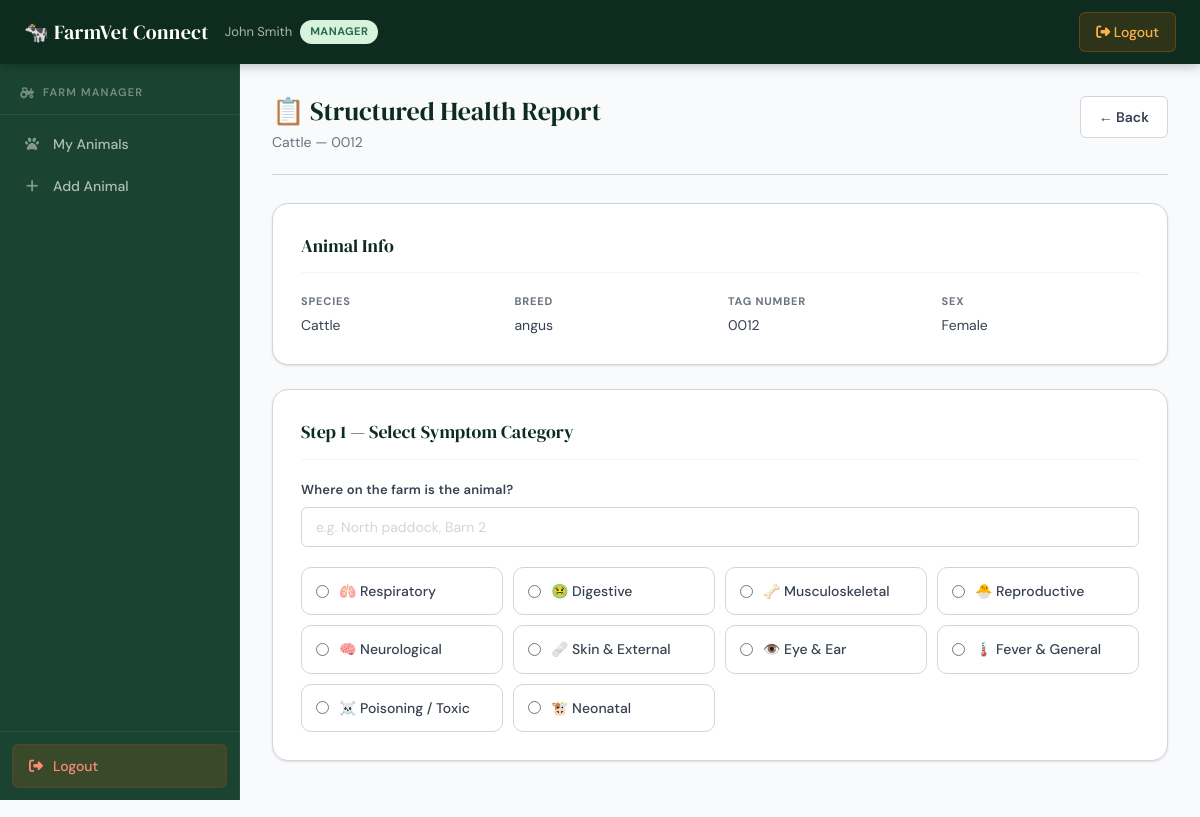
/manager/report/structured/1 (signed in), run on the app's committed database.
### tables this page shows
CREATE TABLE users (
            id            INTEGER PRIMARY KEY AUTOINCREMENT,
            name          TEXT NOT NULL,
            email         TEXT NOT NULL UNIQUE,
            password_hash TEXT NOT NULL,
            role          TEXT NOT NULL CHECK(role IN ('admin','vet','manager')),
            farm_id       INTEGER REFERENCES farms(id),
            is_enabled    INTEGER DEFAULT 1,
            created_at    DATETIME DEFAULT CURRENT_TIMESTAMP
        );

CREATE TABLE animals (
            id          INTEGER PRIMARY KEY AUTOINCREMENT,
            farm_id     INTEGER NOT NULL REFERENCES farms(id),
            name        TEXT,
            tag_number  TEXT,
            species     TEXT NOT NULL,
            breed       TEXT,
            dob         DATE,
            sex         TEXT CHECK(sex IN ('Male','Female','Unknown')),
            weight_kg   REAL,
            notes       TEXT,
            created_at  DATETIME DEFAULT CURRENT_TIMESTAMP
        );

### routes/manager.py (the view, shortened to what this page needs)
@manager_bp.route('/report/structured/<int:animal_id>', methods=['GET', 'POST'])
@login_required
def report_structured(animal_id):
    if current_user.role != 'manager':
        flash('Access denied.', 'error')
        return redirect(url_for('auth.index'))
    db = get_db()
    animal = db.execute(
        "SELECT * FROM animals WHERE id = ? AND farm_id = ?",
        (animal_id, current_user.farm_id)
    ).fetchone()
    if not animal:
        flash('Animal not found.', 'error')
        return redirect(url_for('manager.home'))
    selected_category = request.form.get('symptom_category') or request.args.get('category')
    questions = get_questions(selected_category) if selected_category else []
    db.close()
    return render_template('manager/report_structured.html',
                           animal=animal, categories=CATEGORIES,
                           selected_category=selected_category,
                           questions=questions)

### app.py (called while the page is built)
def create_app():
    app = Flask(__name__)
    app.config.from_object(Config)
    init_db()
    login_manager = LoginManager()
    login_manager.init_app(app)
    login_manager.login_view = 'auth.login_admin'
    login_manager.login_message = 'Please log in to access this page.'
    @login_manager.user_loader
    def load_user(user_id):
        return get_user_by_id(int(user_id))
    app.register_blueprint(auth_bp)
    app.register_blueprint(admin_bp, url_prefix='/admin')
    app.register_blueprint(manager_bp, url_prefix='/manager')
    app.register_blueprint(vet_bp, url_prefix='/vet')
    return app

### database.py (called while the page is built)
def get_db():
    db_path = current_app.config['DATABASE']
    conn = sqlite3.connect(db_path)
    conn.row_factory = sqlite3.Row   # lets us access columns by name
    conn.execute("PRAGMA foreign_keys = ON")
    return conn

def get_user_by_id(user_id):
    with sqlite3.connect(current_app.config['DATABASE']) as conn:
        conn.row_factory = sqlite3.Row
        row = conn.execute(
            "SELECT id, name, email, role, farm_id FROM users WHERE id = ?",
            (user_id,)
        ).fetchone()
        if row:
            return User(row['id'], row['name'], row['email'],
                        row['role'], row['farm_id'])
    return None

### templates/manager/report_structured.html (shortened to what this page needs)
{% extends 'base.html' %}
{% block content %}
<div class="page-header">
    <div>
        <h1>📋 Structured Health Report</h1>
        <p class="text-muted">{{ animal.species }} — {{ animal.tag_number or animal.name or 'Unknown' }}</p>
    </div>
    <a href="{{ url_for('manager.home') }}" class="btn btn-secondary">← Back</a>
</div>
<div class="card">
    <h2>Animal Info</h2>
    <div class="info-grid">
        <div class="info-item"><strong>Species</strong>{{ animal.species }}</div>
        <div class="info-item"><strong>Breed</strong>{{ animal.breed or '—' }}</div>
        <div class="info-item"><strong>Tag Number</strong>{{ animal.tag_number or '—' }}</div>
        <div class="info-item"><strong>Sex</strong>{{ animal.sex or '—' }}</div>
    </div>
</div>
<div class="card">
    <h2>Step 1 — Select Symptom Category</h2>
    <form method="GET">
        <div class="form-group">
            <label>Where on the farm is the animal?</label>
            <input type="text" name="farm_location"
                   value="{{ request.args.get('farm_location', '') }}"
                   placeholder="e.g. North paddock, Barn 2">
        </div>
        <div class="symptom-grid">
            {% set icons = {
                'Respiratory': '🫁', 'Digestive': '🤢',
                'Musculoskeletal': '🦴', 'Reproductive': '🐣',
                'Neurological': '🧠', 'Skin & External': '🩹',
                'Eye & Ear': '👁️', 'Fever & General': '🌡️',
                'Poisoning / Toxic': '☠️', 'Neonatal': '🐮'
            } %}
            {% for cat in categories %}
            <label class="symptom-card {% if selected_category == cat %}selected{% endif %}">
                <input type="radio" name="category" value="{{ cat }}"
                       onchange="this.form.submit()">
                <span>{{ icons.get(cat, '🐄') }} {{ cat }}</span>
            </label>
            {% endfor %}
        </div>
    </form>
</div>
{% endblock %}

### templates/base.html (shortened to what this page needs)
<!DOCTYPE html>
<html lang="en">
<head>
    <link rel="stylesheet" href="https://cdnjs.cloudflare.com/ajax/libs/font-awesome/6.4.0/css/all.min.css">
    <link rel="stylesheet" href="{{ url_for('static', filename='css/style.css') }}">
</head>
<body {% if current_user.is_authenticated %}class="has-sidebar"{% endif %}>
    {% if current_user.is_authenticated %}
    <header class="main-header">
        <div class="header-container">
            <div class="logo-section">
                <h1 class="logo">🐄 FarmVet Connect</h1>
                <span class="user-info">
                    {{ current_user.name }}
                    <span class="badge badge-{{ current_user.role }}">
                        {{ current_user.role | capitalize }}
                    </span>
                </span>
            </div>
            <nav class="main-nav">
                <a href="{{ url_for('auth.logout') }}" class="nav-link logout-link">
                    <i class="fas fa-sign-out-alt"></i> Logout
                </a>
            </nav>
        </div>
    </header>
    <aside class="sidebar">
        <div class="sidebar-header">
            {% if current_user.role == 'admin' %}
                <h2><i class="fas fa-user-shield"></i> Admin Panel</h2>
            {% elif current_user.role == 'manager' %}
                <h2><i class="fas fa-tractor"></i> Farm Manager</h2>
            {% else %}
                <h2><i class="fas fa-stethoscope"></i> Veterinarian</h2>
            {% endif %}
        </div>
        <nav class="sidebar-nav">
            <ul>
                {% if current_user.role == 'admin' %}
                    <li><a href="{{ url_for('admin.dashboard') }}">
                        <i class="fas fa-chart-pie"></i><span>Dashboard</span></a></li>
                    <li><a href="{{ url_for('admin.users') }}">
                        <i class="fas fa-users"></i><span>Users</span></a></li>
                    <li><a href="{{ url_for('admin.user_add') }}">
                        <i class="fas fa-user-plus"></i><span>Add User</span></a></li>
                    <li><a href="{{ url_for('admin.farms') }}">
                        <i class="fas fa-tractor"></i><span>Farms</span></a></li>
                    <li><a href="{{ url_for('admin.farm_add') }}">
                        <i class="fas fa-plus"></i><span>Add Farm</span></a></li>
                {% elif current_user.role == 'manager' %}
                    <li><a href="{{ url_for('manager.home') }}">
                        <i class="fas fa-paw"></i><span>My Animals</span></a></li>
                    <li><a href="{{ url_for('manager.animal_add') }}">
                        <i class="fas fa-plus"></i><span>Add Animal</span></a></li>
                {% endif %}
            </ul>
        </nav>
        <div class="sidebar-footer">
            <a href="{{ url_for('auth.logout') }}" class="logout-link">
                <i class="fas fa-sign-out-alt"></i> Logout
            </a>
        </div>
    </aside>
    {% endif %}
    <main>
        <div class="container">
            {% block content %}{% endblock %}
        </div>
    </main>
</body>
</html>

### data on the page
users: name "John Smith", role "MANAGER"
animals: species "Cattle", tag_number "0012", breed "angus", sex "Female"

### other printed values
{{ icons.get(cat, '🐄') }} "🫁" "🤢" "🦴" "🐣" "🧠" "🩹" "👁️" "🌡️" "☠️" "🐮"
{{ cat }} "Respiratory" "Digestive" "Musculoskeletal" "Reproductive" "Neurological" "Skin & External" "Eye & Ear" "Fever & General" "Poisoning / Toxic" "Neonatal"
